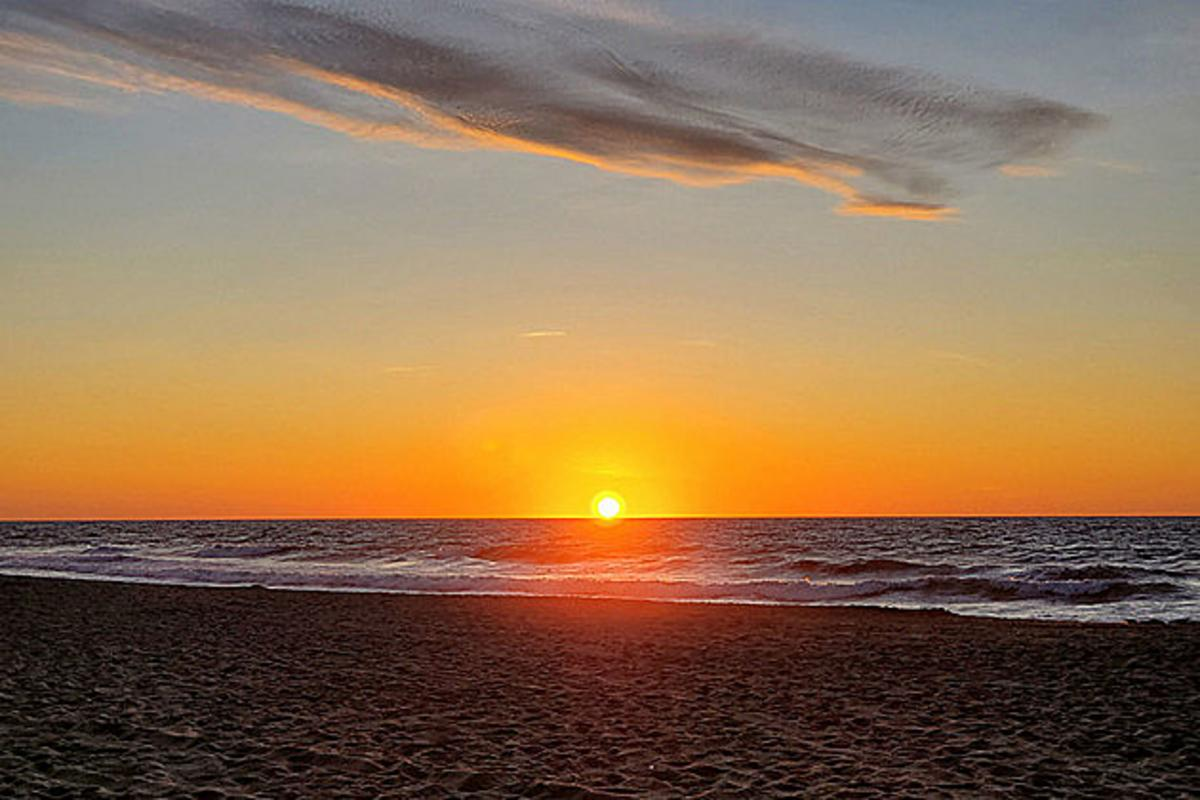
#> input picture sunset.jpg, 1200 x 800 px, found by its file name
$ python resizingImageDemo.py
#> lines starting #> are read from the running program, lines starting #| are printed output that depends on the picture
import cv2 as cv
import os
import numpy as np
from matplotlib import pyplot as plt

def imageResize():
    img = cv.imread("sunset.jpg")
#> img is the input picture: shape (800, 1200, 3); mean B, G, R 82.3, 111.5, 141.1
    img = cv.cvtColor(img, cv.COLOR_BGR2RGB)
    # cropping img
    img = img[500:600,300:400,:]
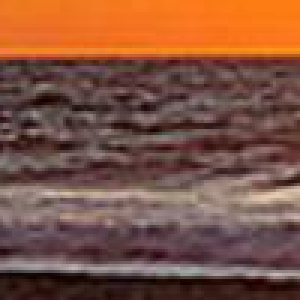
#> img: shape (100, 100, 3) (shown 3 times larger); mean R, G, B 127.7, 83.5, 65.7
    height,width,_ = img.shape
#> height = 100; width = 100

    # scale = 1/4
    scale = 4

    # trying various interpolation methods
    interpMethods = [
        cv.INTER_AREA,
        cv.INTER_LINEAR,
        cv.INTER_NEAREST,
        cv.INTER_CUBIC,
        cv.INTER_LANCZOS4
    ]

    interpTitles = ['area','linear','nearest','cubic','lanczos4']

    plt.figure()
    plt.subplot(2,3,1)
    plt.imshow(img)

    for i in range(len(interpMethods)):
        plt.subplot(2,3,i+2)
        imgResize = cv.resize(img,(int(width*scale), int(height*scale)))
        interpolation = interpMethods[i]
        plt.imshow(imgResize)
        plt.title(interpTitles[i])
#> this loop made 5 passes
#> pass 1, in imageResize, `imgResize = cv.resize(img,(int(width*scale), int(height*scale)))`:
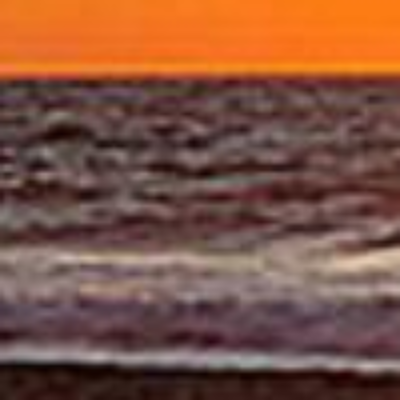
#> imgResize: shape (400, 400, 3); mean R, G, B 127.6, 83.4, 65.6
    plt.show()

if __name__ == "__main__":
    imageResize()
